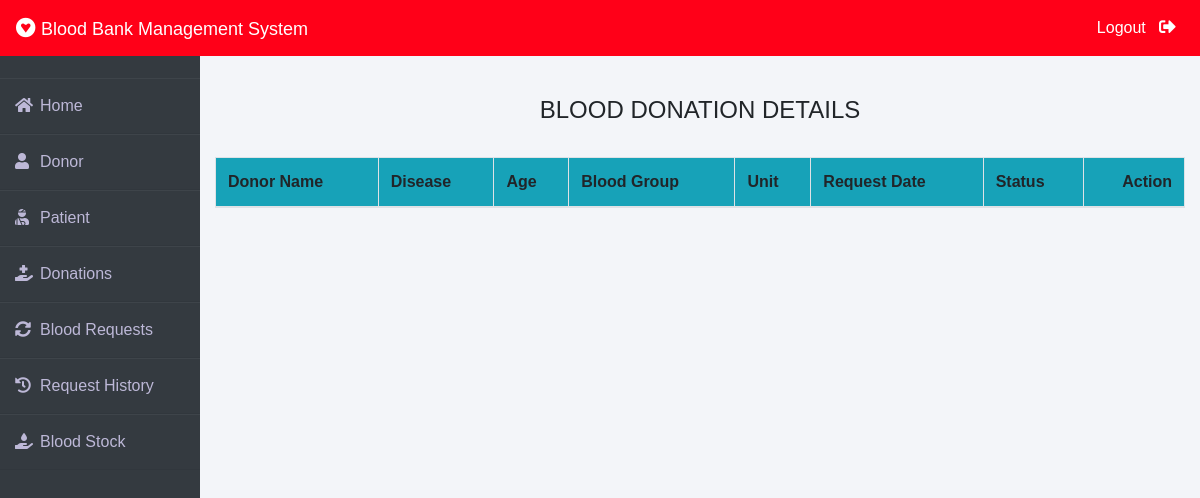
Before: /admin-donation (signed in) with the older database file.
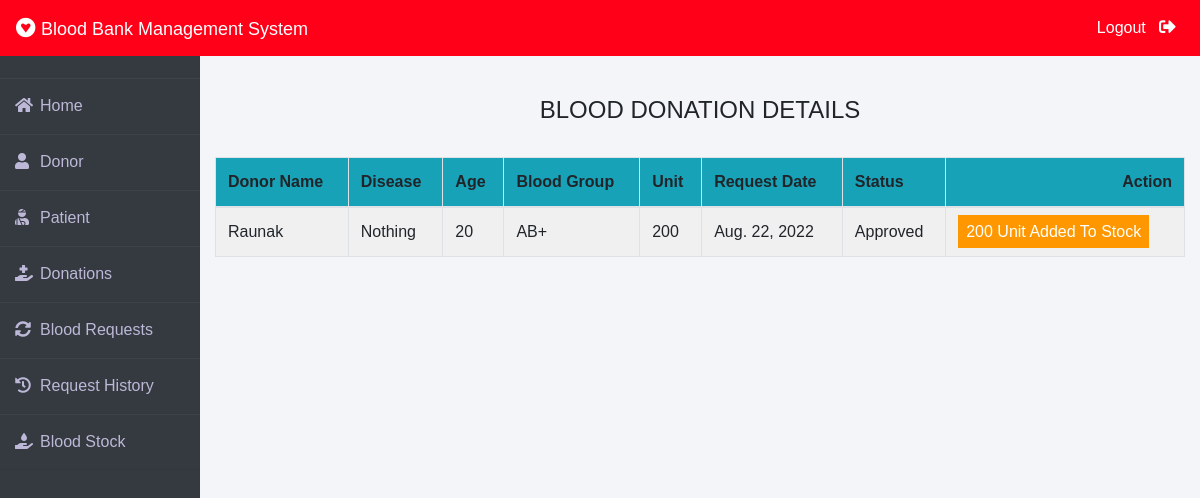
After: the same page with the newer database file.
### donor/models.py (models this page shows, shortened)
class BloodDonate(models.Model):
    donor=models.ForeignKey(Donor,on_delete=models.CASCADE)
    disease=models.CharField(max_length=100,default="Nothing")
    age=models.PositiveIntegerField()
    bloodgroup=models.CharField(max_length=10)
    unit=models.PositiveIntegerField(default=0)
    status=models.CharField(max_length=20,default="Pending")
    date=models.DateField(auto_now=True)

class Donor(models.Model):
    user=models.OneToOneField(User,on_delete=models.CASCADE)
    profile_pic= models.ImageField(upload_to='profile_pic/Donor/',null=True,blank=True)
    bloodgroup=models.CharField(max_length=10)
    address = models.CharField(max_length=40)
    mobile = models.CharField(max_length=20,null=False)
    def __str__(self):
        return self.user.first_name

### blood/views.py (the view)
# urls.py: path('admin-donation', views.admin_donation_view,name='admin-donation'),
@login_required(login_url='adminlogin')
def admin_donation_view(request):
    donations=dmodels.BloodDonate.objects.all()
    return render(request,'blood/admin_donation.html',{'donations':donations})

### templates/blood/admin_donation.html (shortened to what this page needs)
{% extends 'blood/adminbase.html' %}
{% block content %}
{% load widget_tweaks %}
{%load static%}
<head>
   </head>
<br><br>
<div class="container">
    <H4 class="text-center">BLOOD DONATION DETAILS</H4><br>
    <table class="table table-light table-hover table-bordered table-striped">
        <thead class="bg-info">
            <tr>
                <th scope="col">Donor Name</th>
                <th scope="col">Disease</th>
                <th scope="col">Age</th>
                <th scope="col">Blood Group</th>
                <th scope="col">Unit</th>
                <th scope="col">Request Date</th>
                <th scope="col">Status</th>
                <th class="text-right">Action</th>
            </tr>
        </thead>
        <tbody>
            {% for t in donations %}
            <tr>
                <td> {{t.donor}}</td>
                <td> {{t.disease}}</td>
                <td> {{t.age}}</td>
                <td>{{t.bloodgroup}}</td>
                <td>{{t.unit}}</td>
                <td>{{t.date}}</td>
                <td>{{t.status}}</td>
                {% if t.status == 'Pending' %}
                <td class="text-right">
                    <button class="btn btn-primary badge-pill" style="width: 100px;"><a  style="text-decoration: none;color: white;" href="{% url 'approve-donation' t.id  %}">APPROVE</a> </button>
                    <button class="btn btn-danger badge-pill" style="width: 80px;"><a  style="text-decoration: none;color: white;" href="{% url 'reject-donation' t.id  %}">REJECT</a> </button>
                </td>
                {% elif  t.status == 'Approved' %}
                <td><span class="label warning">{{t.unit}} Unit Added To Stock</span></td>
                {% else %}
                <td><span class="label danger">0 Unit Added To Stock</span></td>
                {% endif %}
            </tr>
            {% endfor %}
        </tbody>
    </table>
</div>
{% endblock content %}

Changed rows visible on the page:
added BloodDonate: donor "Raunak", disease "Nothing", age "20", bloodgroup "AB+", unit "200", date "Aug. 22, 2022", status "Approved"
